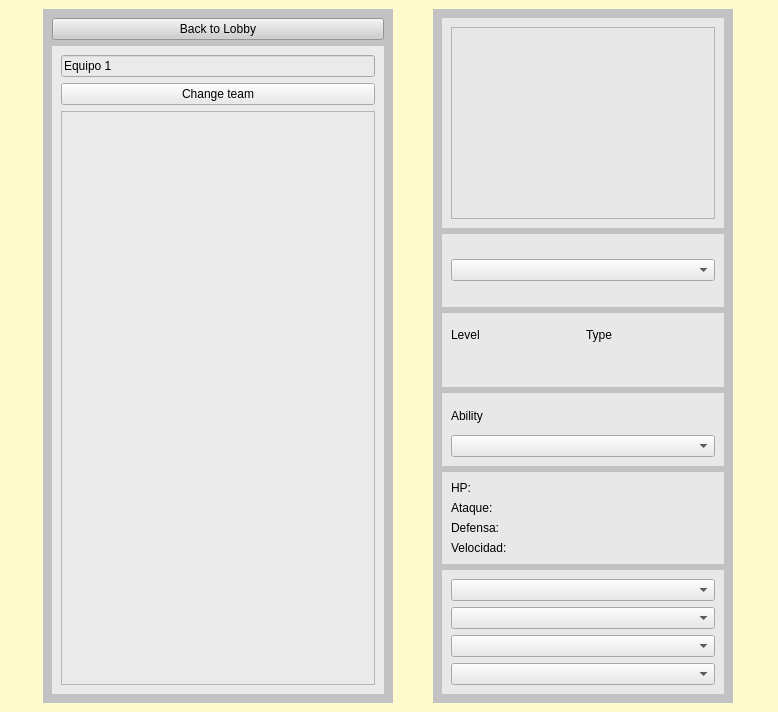
<?xml version="1.0" encoding="UTF-8"?>
<ui version="4.0">
 <class>MainWindow</class>
 <widget class="QMainWindow" name="MainWindow">
  <property name="geometry">
   <rect>
    <x>0</x>
    <y>0</y>
    <width>778</width>
    <height>712</height>
   </rect>
  </property>
  <property name="windowTitle">
   <string>MainWindow</string>
  </property>
  <property name="styleSheet">
   <string notr="true">background-color: rgb(170, 85, 255);</string>
  </property>
  <widget class="QWidget" name="centralwidget">
   <property name="styleSheet">
    <string notr="true">background-color: rgb(255, 251, 207);</string>
   </property>
   <layout class="QHBoxLayout" name="central_widget">
    <item>
     <widget class="QWidget" name="team_widget" native="true">
      <property name="maximumSize">
       <size>
        <width>350</width>
        <height>16777215</height>
       </size>
      </property>
      <property name="styleSheet">
       <string notr="true">background-color: rgb(194, 194, 194);</string>
      </property>
      <layout class="QVBoxLayout" name="team_widget_2">
       <item>
        <widget class="QPushButton" name="back_lobby">
         <property name="styleSheet">
          <string notr="true">background-color: rgb(206, 206, 206);</string>
         </property>
         <property name="text">
          <string>Back to Lobby</string>
         </property>
        </widget>
       </item>
       <item>
        <layout class="QVBoxLayout" name="team_layout">
         <item>
          <widget class="QWidget" name="team_info_widget" native="true">
           <property name="styleSheet">
            <string notr="true">background-color: rgb(234, 234, 234);</string>
           </property>
           <layout class="QVBoxLayout" name="team_info_widget_2">
            <item>
             <widget class="QLineEdit" name="team_edit">
              <property name="text">
               <string>Equipo 1</string>
              </property>
             </widget>
            </item>
            <item>
             <widget class="QPushButton" name="change_team">
              <property name="text">
               <string>Change team</string>
              </property>
             </widget>
            </item>
            <item>
             <widget class="QGraphicsView" name="img_first_pokemon">
              <property name="sizePolicy">
               <sizepolicy hsizetype="Preferred" vsizetype="Preferred">
                <horstretch>0</horstretch>
                <verstretch>0</verstretch>
               </sizepolicy>
              </property>
              <property name="styleSheet">
               <string notr="true"/>
              </property>
             </widget>
            </item>
           </layout>
          </widget>
         </item>
        </layout>
       </item>
      </layout>
     </widget>
    </item>
    <item>
     <layout class="QHBoxLayout" name="horizontalLayout">
      <item>
       <widget class="QWidget" name="pokemon_widget" native="true">
        <property name="maximumSize">
         <size>
          <width>300</width>
          <height>16777215</height>
         </size>
        </property>
        <property name="styleSheet">
         <string notr="true">background-color: rgb(194, 194, 194);</string>
        </property>
        <layout class="QVBoxLayout" name="pokemon_widget_2">
         <item>
          <layout class="QVBoxLayout" name="verticalLayout">
           <item>
            <layout class="QVBoxLayout" name="info_layout">
             <item>
              <widget class="QWidget" name="img_widget" native="true">
               <property name="styleSheet">
                <string notr="true">background-color: rgb(232, 232, 232);</string>
               </property>
               <layout class="QVBoxLayout" name="img_widget_2">
                <item>
                 <widget class="QGraphicsView" name="img_pokemon">
                  <property name="sizePolicy">
                   <sizepolicy hsizetype="Preferred" vsizetype="Preferred">
                    <horstretch>0</horstretch>
                    <verstretch>0</verstretch>
                   </sizepolicy>
                  </property>
                 </widget>
                </item>
               </layout>
              </widget>
             </item>
             <item>
              <widget class="QWidget" name="name_widget" native="true">
               <property name="styleSheet">
                <string notr="true">background-color: rgb(232, 232, 232);</string>
               </property>
               <layout class="QVBoxLayout" name="name_widget_2">
                <item>
                 <widget class="QComboBox" name="name_pokemon"/>
                </item>
               </layout>
              </widget>
             </item>
             <item>
              <widget class="QWidget" name="level_type_widget" native="true">
               <property name="styleSheet">
                <string notr="true">background-color: rgb(232, 232, 232);</string>
               </property>
               <layout class="QHBoxLayout" name="level_type_widget_2">
                <item>
                 <layout class="QVBoxLayout" name="level_widget">
                  <item>
                   <widget class="QLabel" name="level">
                    <property name="text">
                     <string>Level</string>
                    </property>
                   </widget>
                  </item>
                  <item>
                   <widget class="QLabel" name="set_level">
                    <property name="text">
                     <string/>
                    </property>
                   </widget>
                  </item>
                 </layout>
                </item>
                <item>
                 <layout class="QVBoxLayout" name="type_widget">
                  <item>
                   <widget class="QLabel" name="type">
                    <property name="text">
                     <string>Type</string>
                    </property>
                   </widget>
                  </item>
                  <item>
                   <widget class="QLabel" name="set_type">
                    <property name="text">
                     <string/>
                    </property>
                   </widget>
                  </item>
                 </layout>
                </item>
               </layout>
              </widget>
             </item>
             <item>
              <widget class="QWidget" name="ability_widget" native="true">
               <property name="styleSheet">
                <string notr="true">background-color: rgb(232, 232, 232);</string>
               </property>
               <layout class="QVBoxLayout" name="ability_widget_2">
                <item>
                 <widget class="QLabel" name="ability">
                  <property name="text">
                   <string>Ability</string>
                  </property>
                 </widget>
                </item>
                <item>
                 <widget class="QComboBox" name="ability_comboBox"/>
                </item>
               </layout>
              </widget>
             </item>
             <item>
              <widget class="QWidget" name="stats_widget" native="true">
               <property name="sizePolicy">
                <sizepolicy hsizetype="Expanding" vsizetype="Preferred">
                 <horstretch>0</horstretch>
                 <verstretch>0</verstretch>
                </sizepolicy>
               </property>
               <property name="styleSheet">
                <string notr="true">background-color: rgb(232, 232, 232);</string>
               </property>
               <layout class="QVBoxLayout" name="stats_widget_2">
                <item>
                 <widget class="QLabel" name="health">
                  <property name="text">
                   <string>HP: </string>
                  </property>
                 </widget>
                </item>
                <item>
                 <widget class="QLabel" name="atack">
                  <property name="text">
                   <string>Ataque: </string>
                  </property>
                 </widget>
                </item>
                <item>
                 <widget class="QLabel" name="defense">
                  <property name="styleSheet">
                   <string notr="true">background-color: rgb(232, 232, 232);</string>
                  </property>
                  <property name="text">
                   <string>Defensa: </string>
                  </property>
                 </widget>
                </item>
                <item>
                 <widget class="QLabel" name="move_speed">
                  <property name="text">
                   <string>Velocidad: </string>
                  </property>
                 </widget>
                </item>
               </layout>
              </widget>
             </item>
             <item>
              <widget class="QWidget" name="move_widget" native="true">
               <property name="sizePolicy">
                <sizepolicy hsizetype="Expanding" vsizetype="Preferred">
                 <horstretch>0</horstretch>
                 <verstretch>0</verstretch>
                </sizepolicy>
               </property>
               <property name="styleSheet">
                <string notr="true">background-color: rgb(232, 232, 232);</string>
               </property>
               <layout class="QVBoxLayout" name="move_widget_2">
                <item>
                 <widget class="QComboBox" name="move_1"/>
                </item>
                <item>
                 <widget class="QComboBox" name="move_2"/>
                </item>
                <item>
                 <widget class="QComboBox" name="move_3"/>
                </item>
                <item>
                 <widget class="QComboBox" name="move_4"/>
                </item>
               </layout>
              </widget>
             </item>
            </layout>
           </item>
          </layout>
         </item>
        </layout>
       </widget>
      </item>
     </layout>
    </item>
   </layout>
  </widget>
 </widget>
 <resources/>
 <connections/>
</ui>
